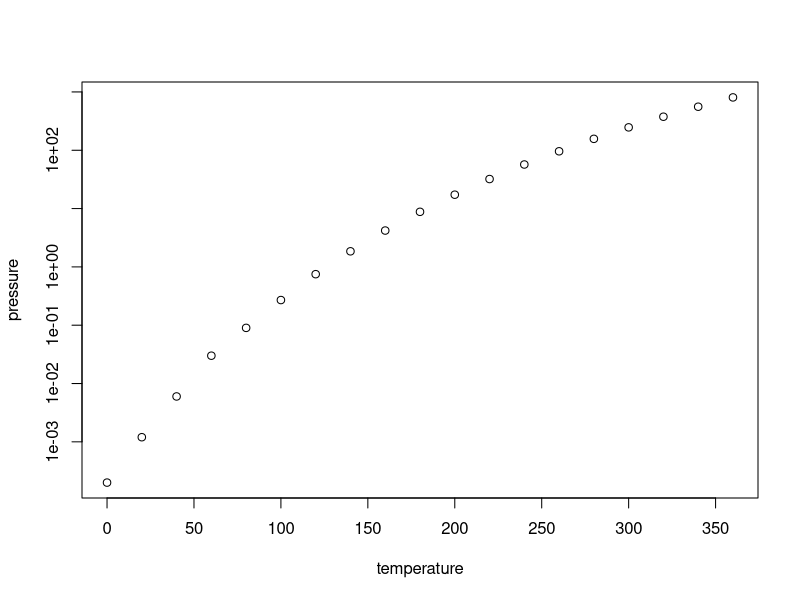

R code for this plot:
## ---- chunk 1
knitr::opts_chunk$set(echo = TRUE)
## ---- chunk 2
x<- rlnorm(100, log(1), log(2.5))
## ---- chunk 3
plot(pressure,log="y")
